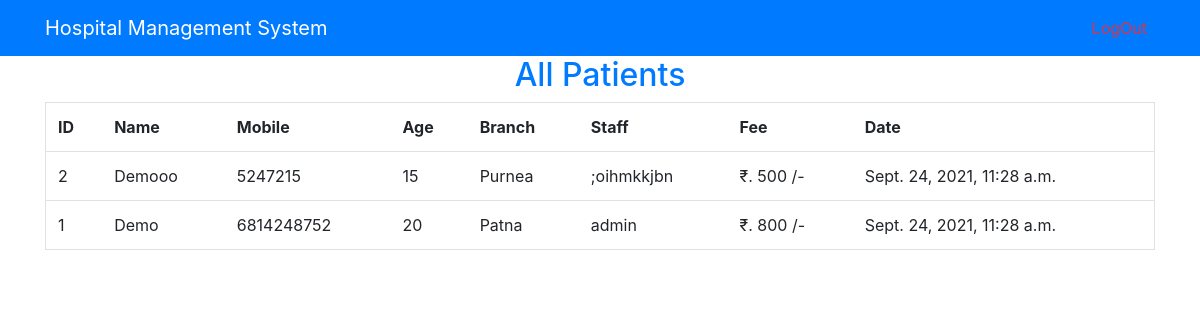
Page /all-patient (signed in) on the earlier database version.
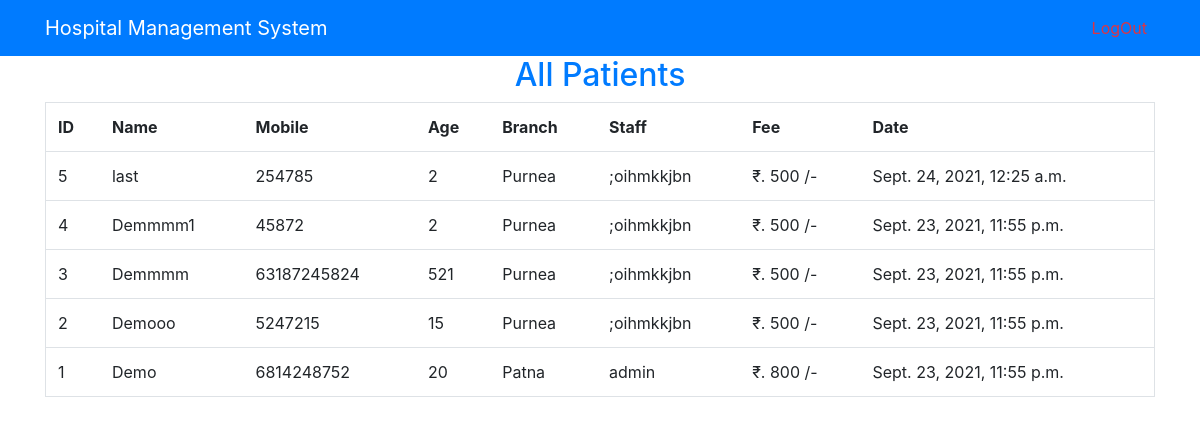
Same page on the later database version.
### app/models.py (models this page shows, shortened)
class Paitent(models.Model):
    user = models.ForeignKey(User, on_delete=models.CASCADE)
    name = models.CharField(max_length=200)
    mobile = models.IntegerField()
    age = models.IntegerField()
    date = models.DateTimeField(auto_now_add=True)

class User(AbstractUser):
    branch = models.ForeignKey(Branch, on_delete=models.CASCADE)
    mobile = models.IntegerField(null=True, blank=True)

class Branch(models.Model):
    name = models.CharField(max_length=200)
    amount = models.IntegerField()
    def __str__(self):
        return self.name

### app/views.py (the view)
# urls.py: path('all-patient',AllPatient.as_view(),name='all-patient'),
class AllPatient(LoginRequiredMixin,View):
    def get(self, request):
        if request.user.is_superuser:
            context = {
                'allPatient':Paitent.objects.all().order_by('-id')
            }
            return render(request, 'admin/all-patient.html',context)
        else:
            logout(request)
            return redirect('login')

### templates/admin/all-patient.html
{% extends 'base.html' %}
{% block content %}
    <div class="container">
    <h2 class="text-center text-primary">All Patients</h2>
        <table class="table border">
            <tr>
                <th>ID</th>
                <th>Name</th>
                <th>Mobile</th>
                <th>Age</th>
                <th>Branch</th>
                <th>Staff</th>
                <th>Fee</th>
                <th>Date</th>
            </tr>
            {% for foo in allPatient %}
                <tr>
                <td>{{ foo.id }}</td>
                <td>{{ foo.name }}</td>
                <td>{{ foo.mobile }}</td>
                <td>{{ foo.age }}</td>
                <td>{{ foo.user.branch }}</td>
                <td>{{ foo.user.first_name }}{{ foo.user.last_name }}</td>
                <td>₹. {{ foo.user.branch.amount }} /-</td>
                <td>{{ foo.date }}</td>
                </tr>
            {% endfor %}
        </table>
    </div>
{% endblock %}

### templates/base.html (shortened to what this page needs)
<!DOCTYPE html>
<html lang="en">
<head>
    <link href="https://cdn.jsdelivr.net/npm/bootstrap@5.0.0-beta1/dist/css/bootstrap.min.css" rel="stylesheet">
    <link rel="stylesheet" href="https://cdn.jsdelivr.net/npm/bootstrap@4.6.0/dist/css/bootstrap.min.css">
</head>
<body>
    <nav class="navbar navbar-expand-lg navbar-dark bg-primary">
        <div class="container">
            <a href="{% url 'home' %}" class="navbar-brand">Hospital Management System</a>
            <ul class="navbar-nav">
                {% if request.user.is_superadmin %}
                    <li class="nav-item">
                        <a href="{% url 'superadmin' %}" class="nav-link">Dashboard</a>
                    </li>
                     <li class="nav-item">
                        <a href="{% url 'logout' %}" class="nav-link text-danger">LogOut</a>
                    </li>
                {% elif request.user.is_authenticated %}
                     <li class="nav-item">
                        <a href="{% url 'logout' %}" class="nav-link text-danger">LogOut</a>
                    </li>
                {% endif %}
            </ul>
        </div>
    </nav>
{% block content %}
{% endblock %}
</body>
</html>

Differences in the rows shown:
added Paitent: id "5", name "last", mobile "254785", age "2", user.branch "Purnea", user.first_name ";oihmk", user.last_name "kjbn", user.branch.amount "500", date "Sept. 24, 2021, 12:25 a.m."
added Paitent: id "4", name "Demmmm1", mobile "45872", age "2", user.branch "Purnea", user.first_name ";oihmk", user.last_name "kjbn", user.branch.amount "500", date "Sept. 23, 2021, 11:55 p.m."
added Paitent: id "3", name "Demmmm", mobile "63187245824", age "521", user.branch "Purnea", user.first_name ";oihmk", user.last_name "kjbn", user.branch.amount "500", date "Sept. 23, 2021, 11:55 p.m."
changed Paitent "Demooo": date "Sept. 24, 2021, 11:28 a.m." → "Sept. 23, 2021, 11:55 p.m."
changed Paitent "Demo": date "Sept. 24, 2021, 11:28 a.m." → "Sept. 23, 2021, 11:55 p.m."
